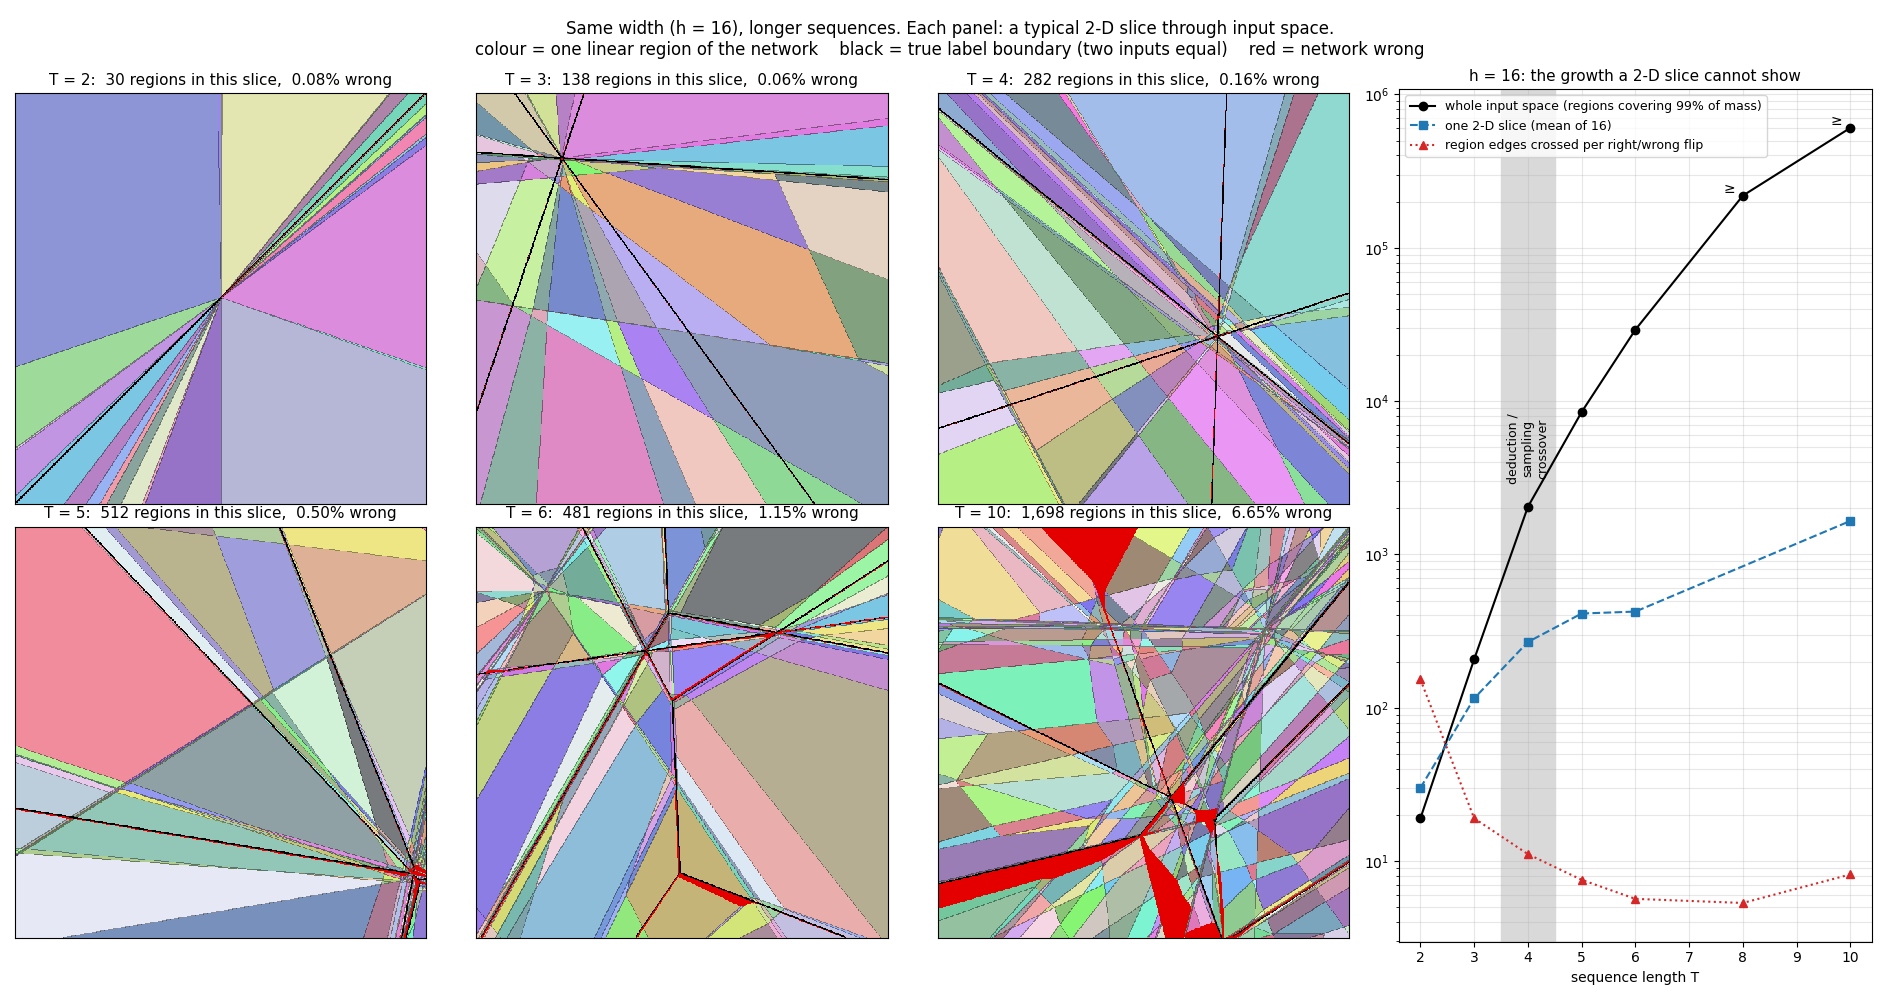

Generate this figure with Python:
"""Picture of the difficulty ramp: one 2-D slice of input space per sequence length, h = 16.

No biases => the network is positively homogeneous, so an affine slice x = c + u a + v b
(c a Gaussian point, a, b orthonormal and orthogonal to c) is a faithful window on the cone
structure (a gnomonic chart of the sphere). T = 2 is shown whole (the plane itself).
Per T, 16 random slices are drawn and the one with the median region count is shown.
Colour = linear region (full on/off pattern over all steps), red = network wrong,
black = true label boundary (x_i = x_j walls). Right: regions vs T, slice vs whole space.
"""
import json, sys
sys.path[:0] = ['.', 'survey']
import numpy as np, torch as th, matplotlib
matplotlib.use('Agg')
import matplotlib.pyplot as plt
from alg_zoo import zoo_2nd_argmax

Ts = [2, 3, 4, 5, 6, 10]; h = 16; R = 600; NS = 16


def render(W, T, seed, R):
    Wih, Whh, Wo = W
    g = th.Generator().manual_seed(seed)
    u = th.linspace(-1, 1, R, dtype=th.float64)
    U, V = [z.reshape(-1, 1) for z in th.meshgrid(u, u, indexing='xy')]
    if T == 2:
        x = th.cat([U, V], 1) * 2
    else:
        c = th.randn(T, generator=g, dtype=th.float64)
        a, b = th.randn(2, T, generator=g, dtype=th.float64)
        a -= (a @ c) / (c @ c) * c; a /= a.norm()
        b -= (b @ c) / (c @ c) * c + (b @ a) * a; b /= b.norm()
        x = c + (U * a + V * b) * c.norm()
    hs = th.zeros(x.shape[0], h, dtype=th.float64); key = th.zeros(x.shape[0], dtype=th.int64)
    mult = th.randint(1, 2**61, (T, h), generator=th.Generator().manual_seed(0))
    for t in range(T):
        pre = x[:, t:t + 1] * Wih[:, 0] + hs @ Whh.T
        key = key * 1000003 + ((pre > 0).long() * mult[t]).sum(1)
        hs = pre.clamp_min(0)
    lab = x.topk(2, 1).indices[:, 1]
    wrong = ((hs @ Wo.T).argmax(1) != lab).reshape(R, R).numpy()
    _, rid = np.unique(key.numpy(), return_inverse=True)
    return rid.reshape(R, R), lab.reshape(R, R).numpy(), wrong


def nbr(m):
    e = np.zeros(m.shape, bool); e[1:] |= m[1:] != m[:-1]; e[:, 1:] |= m[:, 1:] != m[:, :-1]
    return e


fig = plt.figure(figsize=(19, 10))
gs = fig.add_gridspec(2, 4, width_ratios=[1, 1, 1, 1.15])
mean_slice = {}
for k, T in enumerate(Ts):
    sd = zoo_2nd_argmax(h, T).state_dict()
    W = [sd[n].double() for n in ('rnn.weight_ih_l0', 'rnn.weight_hh_l0', 'linear.weight')]
    seeds = [0] if T == 2 else range(1, NS + 1)
    counts = {s: render(W, T, s, 300)[0].max() + 1 for s in seeds}
    mean_slice[T] = float(np.mean(list(counts.values())))
    s = sorted(counts, key=counts.get)[len(counts) // 2]
    rid, lab, wrong = render(W, T, s, R)
    nreg = rid.max() + 1
    img = np.random.default_rng(1).uniform(.45, .97, (nreg, 3))[rid]
    img[nbr(rid)] *= .6
    w = nbr(lab); w[1:] |= w[:-1]; w[:, 1:] |= w[:, :-1]
    img[w] = 0
    img[wrong] = [.9, 0, 0]
    ax = fig.add_subplot(gs[k // 3, k % 3])
    ax.imshow(img, origin='lower', interpolation='nearest'); ax.set_xticks([]); ax.set_yticks([])
    ax.set_title(f"T = {T}:  {nreg:,} regions in this slice,  {wrong.mean():.2%} wrong", fontsize=11)
    print(T, nreg, mean_slice[T], wrong.mean(), flush=True)

sv = {r['T']: r for r in json.load(open('survey/survey.json')) if r['model'] == 'zoo' and r['h'] == h}
TT = sorted(sv)
ax = fig.add_subplot(gs[:, 3])
ax.semilogy(TT, [sv[t]['n99'] for t in TT], 'o-', c='k', label='whole input space (regions covering 99% of mass)')
ax.semilogy(Ts, [mean_slice[t] for t in Ts], 's--', c='tab:blue', label='one 2-D slice (mean of 16)')
ax.semilogy(TT, [sv[t]['kink_per_flip'] for t in TT], '^:', c='tab:red', label='region edges crossed per right/wrong flip')
for t in TT:
    if sv[t]['unseen'] > .1:
        ax.annotate('≥', (t, sv[t]['n99']), xytext=(-14, 2), textcoords='offset points')
ax.axvspan(3.5, 4.5, color='0.85', zorder=0); ax.text(4, 3e3, 'deduction /\nsampling\ncrossover', ha='center', fontsize=9, rotation=90)
ax.set_xlabel('sequence length T'); ax.set_title('h = 16: the growth a 2-D slice cannot show', fontsize=11)
ax.legend(fontsize=9, loc='upper left'); ax.grid(alpha=.3, which='both')
fig.suptitle("Same width (h = 16), longer sequences. Each panel: a typical 2-D slice through input space.\n"
             "colour = one linear region of the network    black = true label boundary (two inputs equal)    red = network wrong",
             fontsize=12)
fig.tight_layout(); fig.savefig('survey/slices.png', dpi=100)
